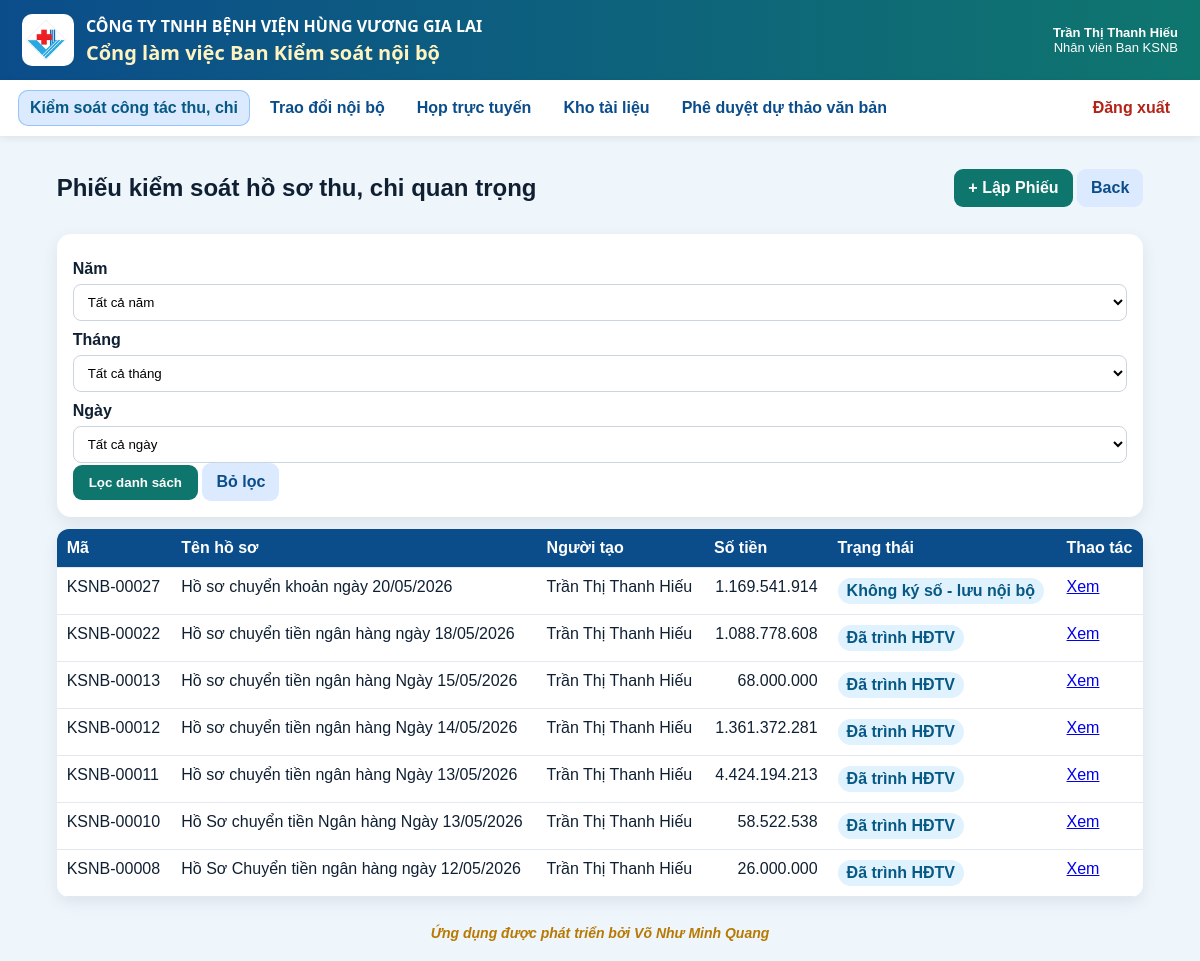
The page /vouchers (signed in) on the database as committed earlier.
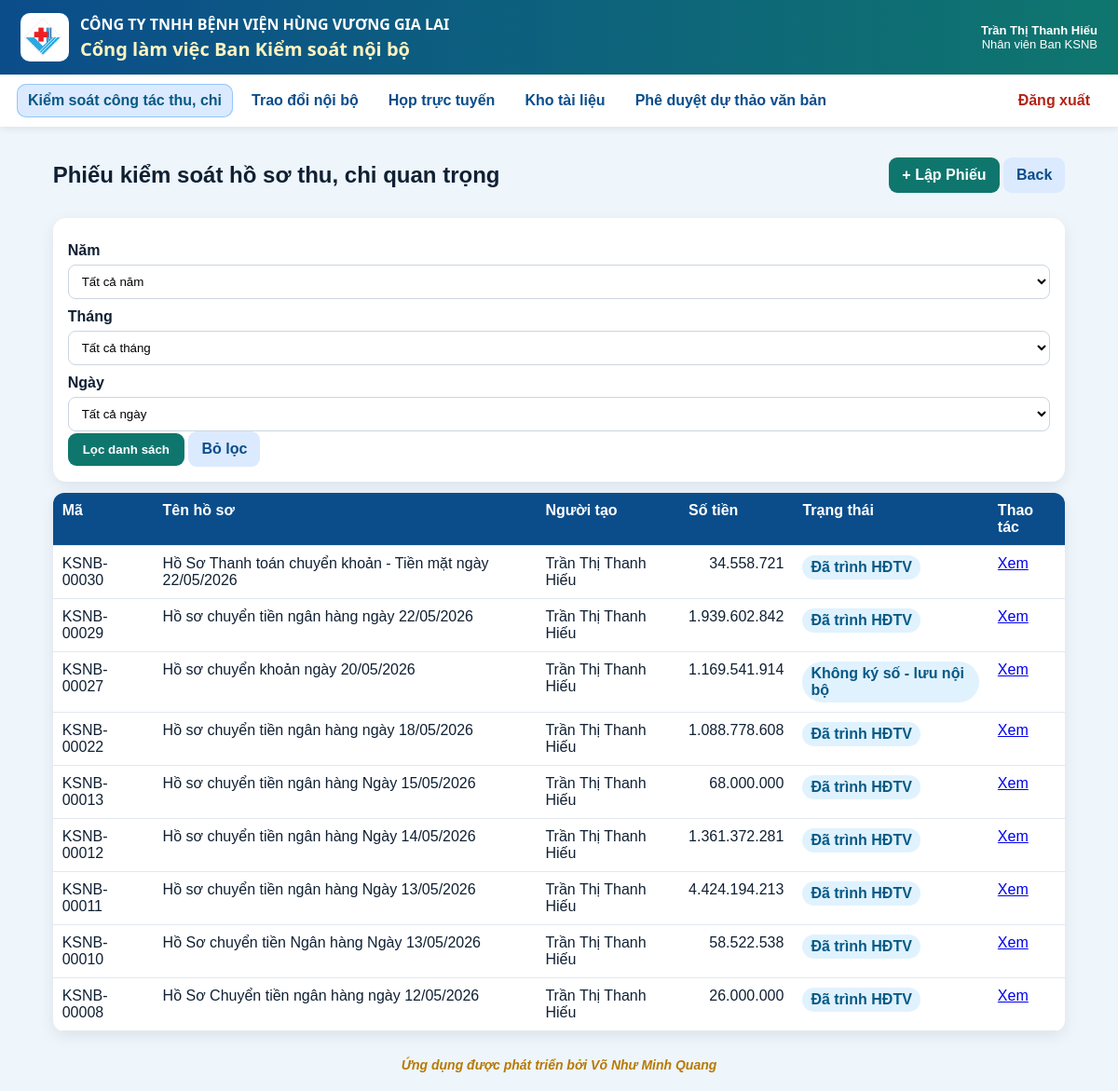
The same page on the database as committed later.
### app/models.py (models this page shows)
class Users(Base):
    __tablename__ = "users"
    id = Column(Integer, primary_key=True)
    username = Column(String, unique=True, nullable=False, index=True)
    full_name = Column(String, nullable=False)
    password_hash = Column(String, nullable=False)
    unit_code = Column(String, nullable=False, default="THANH_VIEN_TRUNG_TAP")
    role_code = Column(String, nullable=False, default="THANH_VIEN_TRUNG_TAP")
    position_title = Column(String, nullable=False, default="Thành viên trưng tập")
    is_active = Column(Integer, nullable=False, default=1)
    created_at = Column(String, nullable=False)
    status = column_property(
        case(
            (is_active == 1, "ACTIVE"),
            else_="LOCKED",
        )
    )

### tables this page shows
CREATE TABLE vouchers (
                id INTEGER PRIMARY KEY AUTOINCREMENT,
                code TEXT UNIQUE,
                title TEXT NOT NULL,
                hồ_so_type TEXT NOT NULL,
                total_amount REAL DEFAULT 0,
                submitting_unit TEXT,
                sender_name TEXT,
                received_at TEXT,
                approval_target TEXT,
                route_mode TEXT NOT NULL,
                status TEXT NOT NULL DEFAULT 'DRAFT',
                section_iv_result TEXT,
                section_iv_note TEXT,
                section_v_text TEXT,
                section_vi_text TEXT,
                created_by INTEGER NOT NULL,
                current_handler INTEGER,
                created_at TEXT NOT NULL DEFAULT CURRENT_TIMESTAMP,
                updated_at TEXT NOT NULL DEFAULT CURRENT_TIMESTAMP,
                submitted_at TEXT,
                submitted_to_board_at TEXT,
                board_saved_at TEXT,
                FOREIGN KEY(created_by) REFERENCES users(id),
                FOREIGN KEY(current_handler) REFERENCES users(id)
            );

### app/routers/vouchers.py (the view)
@router.get("")
def voucher_list(request: Request):
    denied = require_login(request)
    if denied:
        return denied
    user = request.state.user
    selected_year = str(request.query_params.get("year") or "").strip()
    selected_month = str(request.query_params.get("month") or "").strip()
    selected_day = str(request.query_params.get("day") or "").strip()
    where_parts = ["1=1"]
    params: list = []
    if user["role_code"] in KSNB_ROLES:
        where_parts.append(
            "(v.created_by = ? OR v.status IN ('SUBMITTED_TO_HEAD','HEAD_APPROVED','SUBMITTED_TO_BOARD','BOARD_VIEWED','BOARD_SAVED','NO_SIGNATURE_INTERNAL'))"
        )
        params.append(user["id"])
    elif user["role_code"] in BOARD_ROLES:
        where_parts.append("v.status IN ('SUBMITTED_TO_BOARD','BOARD_VIEWED','BOARD_SAVED')")
    elif user["role_code"] != ROLE_ADMIN:
        where_parts.append("0=1")
    if selected_year:
        where_parts.append("strftime('%Y', v.created_at) = ?")
        params.append(selected_year)
    if selected_month:
        where_parts.append("strftime('%m', v.created_at) = ?")
        params.append(selected_month.zfill(2))
    if selected_day:
        where_parts.append("strftime('%d', v.created_at) = ?")
        params.append(selected_day.zfill(2))
    where = " AND ".join(where_parts)
    with get_conn() as conn:
        years = conn.execute(
            """
            SELECT DISTINCT strftime('%Y', created_at) AS year
            FROM vouchers
            WHERE created_at IS NOT NULL
            ORDER BY year DESC
            """
        ).fetchall()
        rows = conn.execute(
            f"""
            SELECT v.*, u.full_name AS creator_name
            FROM vouchers v
            JOIN users u ON u.id = v.created_by
            WHERE {where}
            ORDER BY v.id DESC
            """,
            params,
        ).fetchall()
    admin_seen_voucher_ids: set[int] = set()
    if user["role_code"] == ROLE_ADMIN:
        with get_conn() as conn:
            seen_rows = conn.execute(
                """
                SELECT voucher_id
                FROM voucher_routes
                WHERE action = 'ADMIN_XEM_PHIEU'
                  AND from_user_id = ?
                """,
                (user["id"],),
            ).fetchall()
        admin_seen_voucher_ids = {int(row["voucher_id"]) for row in seen_rows}
    voucher_rows = []
    for row in rows:
        item = dict(row)
        item["is_new_for_current_user"] = False
        if (
            user["role_code"] == ROLE_ADMIN
            and item["status"] in ("SUBMITTED_TO_HEAD", "SUBMITTED_TO_BOARD")
            and int(item["id"]) not in admin_seen_voucher_ids
        ):
            item["is_new_for_current_user"] = True
        elif user["role_code"] in HEAD_ROLES and item["status"] == "SUBMITTED_TO_HEAD" and item["current_handler"] == user["id"]:
            item["is_new_for_current_user"] = True
        elif user["role_code"] in BOARD_ROLES and item["status"] == "SUBMITTED_TO_BOARD" and (
            item["current_handler"] == user["id"] or item["current_handler"] is None
        ):
            item["is_new_for_current_user"] = True
        voucher_rows.append(item)
    voucher_new_count = sum(1 for item in voucher_rows if item["is_new_for_current_user"])
    months = [f"{i:02d}" for i in range(1, 13)]
    days = [f"{i:02d}" for i in range(1, 32)]
    return templates.TemplateResponse(
        "voucher_list.html",
        {
            "request": request,
            "vouchers": voucher_rows,
            "user": user,
            "status_labels": STATUS_LABELS,
            "years": years,
            "months": months,
            "days": days,
            "selected_year": selected_year,
            "selected_month": selected_month.zfill(2) if selected_month else "",
            "selected_day": selected_day.zfill(2) if selected_day else "",
            "voucher_new_count": voucher_new_count,
        },
    )

### app/templates/voucher_list.html (shortened to what this page needs)
{% extends 'base.html' %}
{% block content %}
<div class="page-head">
  {% if user.role_code in ['TONG_GIAM_DOC','PHO_TGD_THUONG_TRUC','PHO_TONG_GIAM_DOC'] %}
  <h2>Danh sách Phiếu kiểm soát hồ sơ thu, chi quan trọng trình Hội đồng thành viên</h2>
  {% else %}
  <h2>Phiếu kiểm soát hồ sơ thu, chi quan trọng</h2>
  {% endif %}
  <div>
    {% if user.role_code in ['ADMIN','TRUONG_BAN_KSNB','PHO_TRUONG_BAN_KSNB','NHAN_VIEN_KSNB'] %}
    <a class="primary-link voucher-title-font" href="/vouchers/new">+ Lập Phiếu</a>
    {% endif %}
    <a class="secondary-link" href="javascript:history.back()">Back</a>
  </div>
</div>
<div class="panel">
  <form method="get" action="/vouchers" class="grid3">
    <div>
      <label>Năm</label>
      <select name="year">
        <option value="">Tất cả năm</option>
      </select>
    </div>
    <div>
      <label>Tháng</label>
      <select name="month">
        <option value="">Tất cả tháng</option>
      </select>
    </div>
    <div>
      <label>Ngày</label>
      <select name="day">
        <option value="">Tất cả ngày</option>
      </select>
    </div>
    <div style="grid-column:1/-1;">
      <button class="primary voucher-title-font" type="submit">Lọc danh sách</button>
      <a class="secondary-link voucher-title-font" href="/vouchers">Bỏ lọc</a>
    </div>
  </form>
</div>
<table class="table">
  <thead>
    <tr><th>Mã</th><th>Tên hồ sơ</th><th>Người tạo</th><th>Số tiền</th><th>Trạng thái</th><th>Thao tác</th></tr>
  </thead>
  <tbody>
  {% for v in vouchers %}
    <tr class="{% if v.is_new_for_current_user %}voucher-new-row{% endif %}">
      <td>
        {{ v.code }}
      </td>
      <td>{{ v.title }}</td>
      <td>{{ v.creator_name }}</td>
      <td class="num">{{ '{:,.0f}'.format(v.total_amount or 0).replace(',', '.') }}</td>
      <td>
        <span class="badge">{{ status_labels.get(v.status, v.status) }}</span>
      </td>
      <td>
        {% if user.role_code in ['TONG_GIAM_DOC','PHO_TGD_THUONG_TRUC','PHO_TONG_GIAM_DOC'] %}
        <a href="/vouchers/{{ v.id }}/print">Xem</a>
        {% else %}
        <a href="/vouchers/{{ v.id }}">Xem</a>
        {% endif %}
      </td>
    </tr>
  {% else %}
    <tr><td colspan="6" class="empty">Chưa có Phiếu.</td></tr>
  {% endfor %}
  </tbody>
</table>
{% endblock %}

### app/templates/base.html (shortened to what this page needs)
<!doctype html>
<html lang="vi">
<head>
  <link rel="stylesheet" href="/static/style.css">
</head>
<body class="{% if not request.state.user %}auth-page{% endif %}">
  <header class="topbar">
    <div class="brandbox">
      <img class="brand-logo" src="/static/images/logo.png" alt="Logo">
      <div>
        <div class="company">CÔNG TY TNHH BỆNH VIỆN HÙNG VƯƠNG GIA LAI</div>
        <div class="app-title">Cổng làm việc Ban Kiểm soát nội bộ</div>
      </div>
    </div>
    {% if request.state.user %}
    <div class="userbox">
      <b>{{ request.state.user.full_name }}</b><br>
      <span>{{ request.state.user.position_title }}</span>
    </div>
    {% endif %}
  </header>
  {% if request.state.user %}
  {% set role_code = request.state.user.role_code %}
  {% set is_admin = role_code == 'ADMIN' %}
  {% set is_ksnb = role_code in ['TRUONG_BAN_KSNB', 'PHO_TRUONG_BAN_KSNB', 'NHAN_VIEN_KSNB'] %}
  {% set is_board = role_code in ['TONG_GIAM_DOC', 'PHO_TGD_THUONG_TRUC', 'PHO_TONG_GIAM_DOC'] %}
  <nav class="nav" id="mainNav" aria-label="Điều hướng chính">
    {% if is_admin or is_ksnb or is_board %}
    <a class="hvgl-nav-link {% if request.url.path.startswith('/revenue-control') or request.url.path.startswith('/vouchers') or request.url.path.startswith('/cash-control') or request.url.path.startswith('/control-statistics') %}is-active{% endif %}" href="/revenue-control" data-nav-key="revenue_control">
      <span class="hvgl-nav-text">Kiểm soát công tác thu, chi</span>
    </a>
    {% endif %}
    <a class="hvgl-nav-link {% if request.url.path.startswith('/chat') %}is-active{% endif %}" href="/chat" data-nav-key="chat">
      <span class="hvgl-nav-text">Trao đổi nội bộ</span>
    </a>
    <a class="hvgl-nav-link {% if request.url.path.startswith('/meetings') %}is-active{% endif %}" href="/meetings" data-nav-key="meetings">
      <span class="hvgl-nav-text">Họp trực tuyến</span>
    </a>
    {% if is_admin or is_ksnb %}
    <a class="hvgl-nav-link {% if request.url.path.startswith('/documents') %}is-active{% endif %}" href="/documents" data-nav-key="documents">
      <span class="hvgl-nav-text">Kho tài liệu</span>
    </a>
    {% endif %}
    {% if is_admin or is_ksnb or is_board %}
    <a class="hvgl-nav-link {% if request.url.path.startswith('/draft-approvals') or request.url.path.startswith('/draft-approval') %}is-active{% endif %}" href="/draft-approvals" data-nav-key="draft_approvals">
      <span class="hvgl-nav-text">Phê duyệt dự thảo văn bản</span>
    </a>
    {% endif %}
    <a class="logout" href="/logout">Đăng xuất</a>
  </nav>
  {% endif %}
  <main class="container">
    {% block content %}{% endblock %}
  </main>
  {% if request.state.user %}
  <footer class="app-footer">
    Ứng dụng được phát triển bởi Võ Như Minh Quang
  </footer>
  {% endif %}
</body>
</html>

### app/static/style.css (style rules this page uses)
* { box-sizing:border-box }
body { margin:0;font-family:Arial,Helvetica,sans-serif;background:#eef5fb;color:#102033 }
.topbar { display:flex;justify-content:space-between;gap:16px;align-items:center;padding:14px 22px;background:linear-gradient(90deg,#0b4d8b,#0f766e);color:#fff }
.company { font-weight:700;letter-spacing:.3px }
.app-title { font-size:20px;font-weight:800;color:#f7d354;margin-top:4px }
.userbox { text-align:right;font-size:13px }
.nav { display:flex;gap:8px;align-items:center;flex-wrap:wrap;padding:10px 18px;background:#fff;box-shadow:0 2px 8px rgba(0,0,0,.08) }
.nav a { padding:9px 12px;text-decoration:none;color:#0b4d8b;border-radius:9px;font-weight:700 }
.nav .logout { margin-left:auto;color:#b42318 }
.container { width:calc(100% - 3cm); max-width:none; margin:18px auto; padding:0; }
label { display:block;font-weight:700;margin:10px 0 6px }
input,select,textarea { width:100%;padding:9px 10px;border:1px solid #cbd5e1;border-radius:8px;background:#fff }
.primary,.secondary { border:0;border-radius:9px;padding:10px 16px;font-weight:800;cursor:pointer }
.primary { background:#0f766e;color:#fff }
.primary-link,.secondary-link { display:inline-block;text-decoration:none;border-radius:9px;padding:10px 14px;font-weight:800 }
.primary-link { background:#0f766e;color:#fff }
.secondary-link { background:#dbeafe;color:#0b4d8b }
.page-head { display:flex;justify-content:space-between;align-items:center;gap:12px;margin-bottom:12px }
.panel { background:#fff;border-radius:14px;padding:16px;margin:12px 0;box-shadow:0 5px 16px rgba(15,23,42,.08) }
.table { width:100%;border-collapse:collapse;background:#fff;border-radius:12px;overflow:hidden;box-shadow:0 5px 16px rgba(15,23,42,.08) }
.table th,.table td { padding:10px;border-bottom:1px solid #e2e8f0;vertical-align:top }
.table th { background:#0b4d8b;color:#fff;text-align:left }
.num { text-align:right }
.badge { display:inline-block;background:#e0f2fe;color:#075985;border-radius:999px;padding:4px 9px;font-weight:800 }
.brandbox { display:flex;align-items:center;gap:12px }
.brand-logo { width:52px;height:52px;object-fit:contain;background:#fff;border-radius:10px;padding:4px }

### app/templates/base.html (style rules this page uses)
.company, .app-title { font-family: "Segoe UI", Arial, sans-serif; letter-spacing: 0; line-height: 1.25; }
.company { color: #ffffff; font-weight: 900; text-transform: uppercase; }
.app-title { color: #fff3bf; font-weight: 650; }
.nav a.hvgl-nav-link { position: relative; display: inline-flex; align-items: center; gap: 6px; font-family: inherit; font-weight: 700; border-radius: 10px; transition: background-color 0.15s ease, color 0.15s ease, box-shadow 0.15s ease; }
.nav a.hvgl-nav-link.is-active { background: #dbeafe !important; color: #075985 !important; box-shadow: inset 0 0 0 1px #93c5fd; }
.nav a.hvgl-nav-link.is-active .hvgl-nav-text { color: #075985 !important; }
.app-footer { margin: 18px auto 10px auto; padding: 10px 12px; text-align: center; color: #b77900; font-style: italic; font-weight: 700; font-size: 14px; }

### app/templates/voucher_list.html (style rules this page uses)
.voucher-title-font { font-family: inherit; font-weight: 700; }

Rows that differ between the two databases and show on the page:
added vouchers: code "KSNB-00030", title "Hồ Sơ Thanh toán chuyển khoản - Tiền mặt ngày 22/05/2026", creator_name "Trần Thị Thanh Hiếu", total_amount "34.558.721", get "Đã trình HĐTV"
added vouchers: code "KSNB-00029", title "Hồ sơ chuyển tiền ngân hàng ngày 22/05/2026", creator_name "Trần Thị Thanh Hiếu", total_amount "1.939.602.842", get "Đã trình HĐTV"
